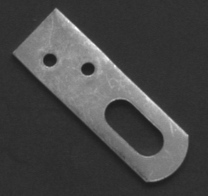
//> input picture Asset/temp3.png, 208 x 196 px
$ ./main   (built with g++ and OpenCV 4)
//> lines starting //> are read from the running program, lines starting //| are printed output that depends on the picture; after the words box and inside, x2 and y2 are one past the last pixel; in counts of white or black regions, pixels touching at a corner belong together
### shapeTrain.h
#pragma once
#include "shapeMatch.h"

std::vector<Points> extractModelPoints(const cv::Mat& src);

std::vector<Points> rotateModel(const std::vector<Points>& srcModel, float angleDeg);

### shapeMatch.h
#pragma once
#include <opencv2/opencv.hpp>
#include <vector>
#include <cmath>

struct Points {
    float dx, dy;   // 相对质心的坐标
    float u, v;     // 归一化梯度方向向量
    float score;
    float angle;
};

std::vector<Points> findAllMatches(const cv::Mat& tgx, const cv::Mat& tgy,
    const std::vector<Points>& instances,
    float minScore, float minDist);

void downsample2x2(const cv::Mat& src, cv::Mat& dst);

float PointScore(const cv::Mat& tgx, const cv::Mat& tgy, const std::vector<Points>& inst, int r, int c);


std::vector<Points> matchModelPyramidN(
    std::vector<cv::Mat>& pyramidGx,
    std::vector<cv::Mat>& pyramidGy,
    std::vector<std::vector<Points>> pyramidModels,
    int numLevels
);

void applyNMS(std::vector<Points>& results, float minDist, float minAngleDist = -1.0f);

void drawPoints(cv::Mat& img_target,
    const std::vector<Points>& allResults,
    const std::vector<Points>& baseModelPoints,
    float minScore);

### shapeTrain.cpp
#include "shapeTrain.h"

std::vector<Points> rotateModel(const std::vector<Points>& srcModel, float angleDeg) {
    std::vector<Points> rotatedModel;
    rotatedModel.reserve(srcModel.size());

    // 将角度转换为弧度
    float angleRad = angleDeg * (CV_PI / 180.0f);
    float cosA = std::cos(angleRad);
    float sinA = std::sin(angleRad);

    for (const auto& pt : srcModel) {
        float x = pt.dx, y = pt.dy;
        float u = pt.u, v = pt.v;

        // 每一项只计算一次乘法
        float x_cos = x * cosA, x_sin = x * sinA;
        float y_cos = y * cosA, y_sin = y * sinA;
        float u_cos = u * cosA, u_sin = u * sinA;
        float v_cos = v * cosA, v_sin = v * sinA;

        rotatedModel.push_back({
            x_cos - y_sin, x_sin + y_cos, // dx, dy
            u_cos - v_sin, u_sin + v_cos  // u, v
            });
    }

    return rotatedModel;
}

std::vector<Points> extractModelPoints(const cv::Mat& src) {
    std::vector<Points> modelPoints;

    cv::Mat small_gx, small_gy;

    cv::Sobel(src, small_gx, CV_16S, 1, 0, 3);
    cv::Sobel(src, small_gy, CV_16S, 0, 1, 3);

    std::vector<std::vector<cv::Point>> contours;
    cv::findContours(src, contours, cv::RETR_EXTERNAL, cv::CHAIN_APPROX_NONE);

    if (contours.empty()) return modelPoints;

    size_t maxIdx = 0;
    double maxArea = 0;
    for (size_t i = 0; i < contours.size(); i++) {
        double area = cv::contourArea(contours[i]);
        if (area > maxArea) {
            maxArea = area;
            maxIdx = i;
        }
    }

    const std::vector<cv::Point>& templateContour = contours[maxIdx];

    cv::Moments mu = cv::moments(templateContour);
    if (mu.m00 == 0) return modelPoints; // 防止除以0
    cv::Point2f center(mu.m10 / mu.m00, mu.m01 / mu.m00);

    cv::Mat visual;
    cv::cvtColor(src, visual, cv::COLOR_GRAY2BGR);

    modelPoints.reserve(templateContour.size() / 2);
    for (size_t i = 0; i < templateContour.size(); i += 2) {
        const auto& pt = templateContour[i];
        // 访问梯度值 y 是行，x 是列
        float gx = (float)small_gx.at<short>(pt.y, pt.x);
        float gy = (float)small_gy.at<short>(pt.y, pt.x);

        float magSq = gx * gx + gy * gy;
        if (magSq > 225.0f) {
            float invMag = 1.0f / std::sqrt(magSq);
            Points smp;
            smp.dx = (float)pt.x - center.x;
            smp.dy = (float)pt.y - center.y;
            smp.u = gx * invMag;
            smp.v = gy * invMag;
            modelPoints.push_back(smp);// 归一化

            cv::circle(visual, pt, 2, cv::Scalar(0, 255, 0), -1);
        }
    }

    //cv::imshow("模板轮廓", visual);
    //cv::waitKey(0);

    return modelPoints;
}

### main.cpp
#include <opencv2/opencv.hpp>
#include "shapeMatch.h"
#include "shapeTrain.h"

struct ModelPyramid {
    // 存储该角度下所有层级的模板：[Level][Points]
    std::vector<std::vector<Points>> levels;
};

int main() {
    cv::Mat img_temp = cv::imread("Asset\\temp3.png");
//> img_temp is the input picture: 196 rows x 208 cols, CV_8UC3; min 29, max 255, mean 69.9
    cv::Mat img_target = cv::imread("Asset\\target3.png");
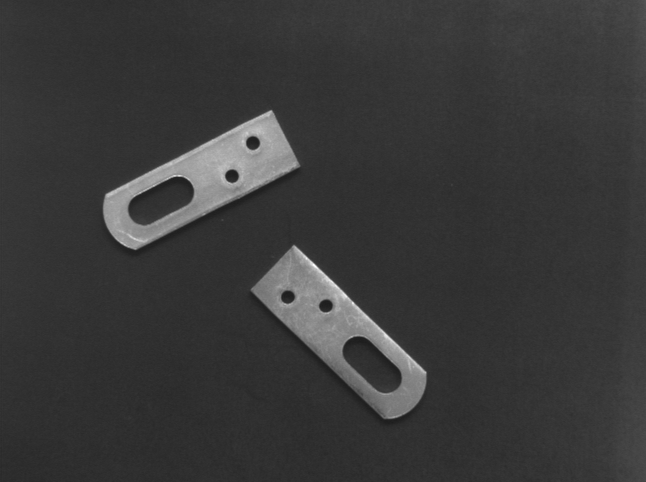
//> input picture Asset/target3.png, 646 x 482 px
//> img_target is the input picture: 482 rows x 646 cols, CV_8UC3; min 29, max 255, mean 57.4

    if (img_temp.empty() || img_target.empty()) {
        std::cout << "图片读取失败！" << std::endl;
        return -1;
    }

    cv::Mat gray, binary;
    if (img_temp.channels() >= 3) {
        cv::cvtColor(img_temp, gray, img_temp.channels() == 4 ? cv::COLOR_BGRA2GRAY : cv::COLOR_BGR2GRAY);
    }
    else {
        gray = img_temp;
    }

    cv::threshold(gray, binary, 80, 255, cv::THRESH_BINARY);
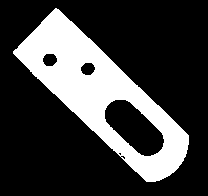
//> binary: 196 rows x 208 cols, CV_8UC1; 25.2% white; 1 white region
    std::vector<Points> baseModelPoints = extractModelPoints(binary);
//> in extractModelPoints, `cv::Sobel(src, small_gx, CV_16S, 1, 0, 3);`:
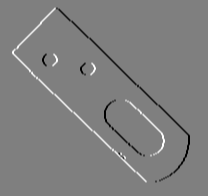
//> small_gx: 196 rows x 208 cols, CV_16SC1; min -1020, max 1020, mean 0; drawn with min black and max white
//> in extractModelPoints, `cv::Sobel(src, small_gy, CV_16S, 0, 1, 3);`:
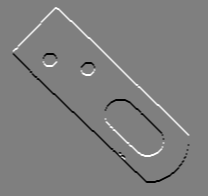
//> small_gy: 196 rows x 208 cols, CV_16SC1; min -1020, max 1020, mean 0; drawn with min black and max white
//> in extractModelPoints, `cv::findContours(src, contours, cv::RETR_EXTERNAL, cv::CHAIN_APPROX_NO..`: contours = 1 contour; box (x1, y1, x2, y2) and area: (13, 8, 189, 182) 12276
//> the loop in extractModelPoints, `for (size_t i = 0; i < contours.size(); i++)` made 1 pass
//> (area, maxArea) on pass 1: (12276.5, 12276.5)
//> after the loop in extractModelPoints, `for (size_t i = 0; i < contours.size(); i++)`: maxArea = 12276.5; maxIdx = 0
//> in extractModelPoints, `const std::vector<cv::Point>& templateContour = contours[maxIdx];`: templateContour = contour of 381 points, box (x1, y1, x2, y2) (13, 8, 189, 182), area 12276
//> in extractModelPoints, `cv::Moments mu = cv::moments(templateContour);`: mu = moments, m00 12276.5, centre m10/m00, m01/m00 = (103.7, 97.1)
//> in extractModelPoints, `cv::Point2f center(mu.m10 / mu.m00, mu.m01 / mu.m00);`: center = Point(103.7, 97.1)
//> in extractModelPoints, `cv::cvtColor(src, visual, cv::COLOR_GRAY2BGR);`: visual: 196 rows x 208 cols, CV_8UC3; 25.2% white; 1 white region, box (x1, y1, x2, y2) and area: (13, 8, 189, 182) 10279
//> the loop in extractModelPoints, `for (size_t i = 0; i < templateContour.size(); i += 2)` made 191 passes
//> (pt, gx, gy, magSq, invMag, smp.dx, smp.dy, smp.u) on passes 1 to 10: (Point(55, 8), 510, 1020, 1300500, 0.000877, -48.71, -89.1, 0.447), (Point(53, 10), 765, 765, 1170450, 0.000924, -50.71, -87.1, 0.707), (Point(51, 12), 765, 765, 1170450, 0.000924, -52.71, -85.1, 0.707), (Point(49, 14), 765, 765, 1170450, 0.000924, -54.71, -83.1, 0.707), (Point(47, 16), 765, 765, 1170450, 0.000924, -56.71, -81.1, 0.707), (Point(45, 18), 765, 765, 1170450, 0.000924, -58.71, -79.1, 0.707), (Point(43, 20), 765, 765, 1170450, 0.000924, -60.71, -77.1, 0.707), (Point(41, 22), 1020, 510, 1300500, 0.000877, -62.71, -75.1, 0.894), (Point(40, 24), 765, 765, 1170450, 0.000924, -63.71, -73.1, 0.707), (Point(38, 26), 765, 765, 1170450, 0.000924, -65.71, -71.1, 0.707)
//> after the loop in extractModelPoints, `for (size_t i = 0; i < templateContour.size(); i += 2)`:
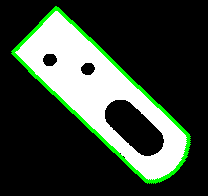
//> visual: 196 rows x 208 cols, CV_8UC3; mean B, G, R 57.5, 69, 57.5

    if (baseModelPoints.empty()) {
        std::cout << "错误：未提取到有效的模板特征点！" << std::endl;
        return -1;
    }

    // 处理目标图片梯度
    cv::Mat target_gx, target_gy, target_gray;
    if (img_target.channels() >= 3) {
        cv::cvtColor(img_target, target_gray, img_target.channels() == 4 ? cv::COLOR_BGRA2GRAY : cv::COLOR_BGR2GRAY);
    }
    else {
        target_gray = img_target;
    }

    cv::Sobel(target_gray, target_gx, CV_16S, 1, 0, 3);
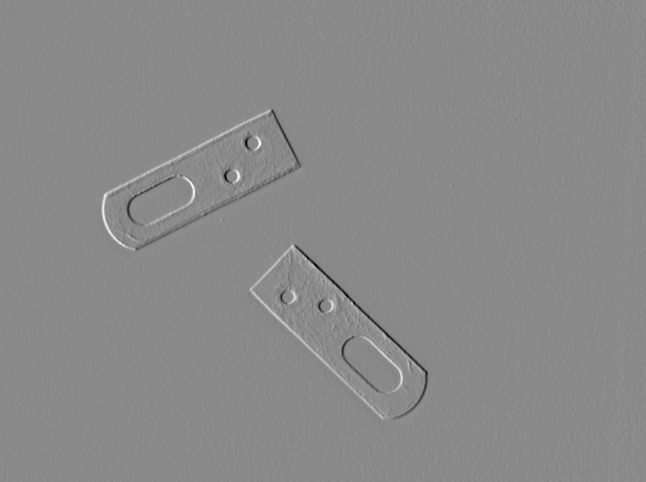
//> target_gx: 482 rows x 646 cols, CV_16SC1; min -494, max 420, mean 0.2; drawn with min black and max white
    cv::Sobel(target_gray, target_gy, CV_16S, 0, 1, 3);

    // 匹配参数
    float angleStart = 0.0f;
    float angleEnd = 360.0f;
    float angleStep = 12.0f;
    float Score = 0.75f;

    std::vector<Points> allResults;
    std::vector<std::vector<Points>> templates;

    for (float angle = angleStart; angle < angleEnd; angle += angleStep) {
        templates.push_back(rotateModel(baseModelPoints, angle));
    }

    // 构建目标图的图像金字塔模型
    int Levels = 4;
    std::vector<cv::Mat> pyramidGx(Levels), pyramidGy(Levels);
    pyramidGx[0] = target_gx;
    pyramidGy[0] = target_gy;

    for (int i = 1; i < Levels; ++i) {
//> (the run ends here: the program needs code that is not available in this run, at `downsample2x2_simd(pyramidGx[i - 1], pyramidGx[i]);`)
